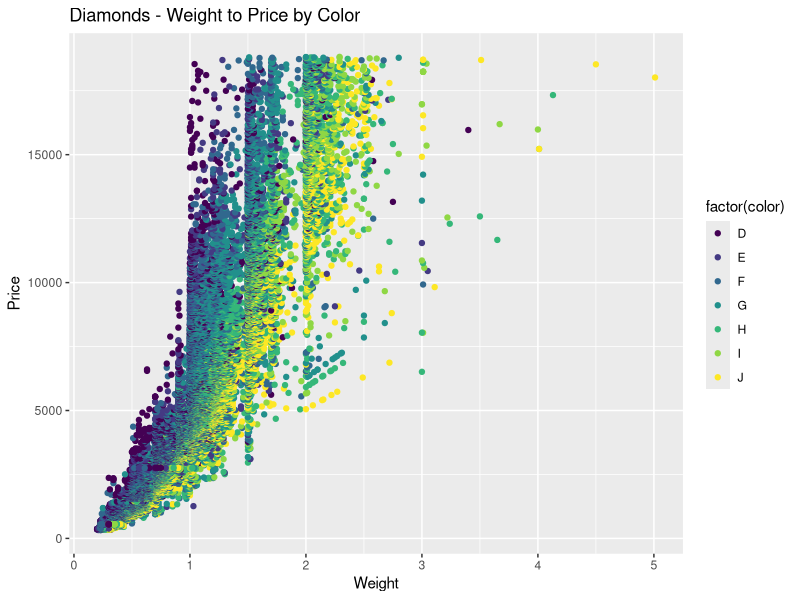
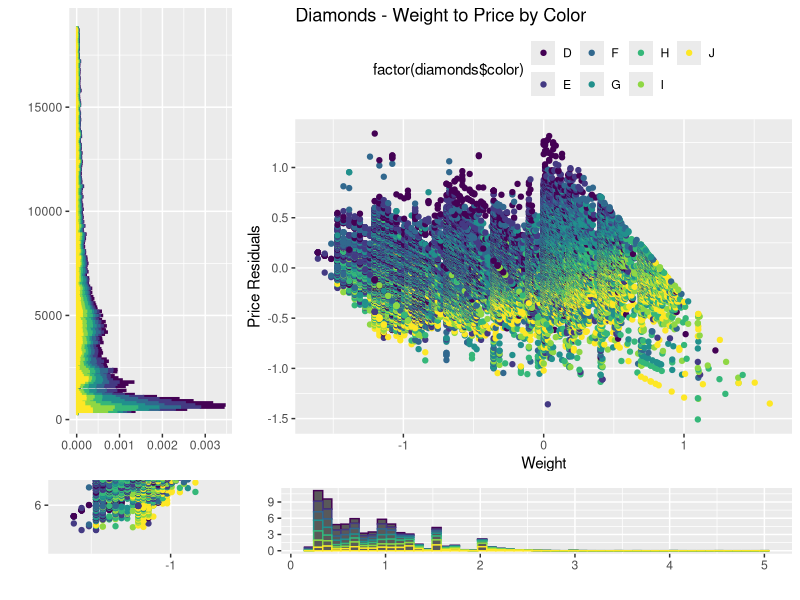

The R source for these figures, in order: (Note: this script raises an error after producing the figures.)
#Homework 6

#Part 1

#in numbers 3 and 4, individual plots are #commented out. the render together in the pushViewport chunks, but all coding
#for these items should be run together as a chunk.

#1. #weight to price by color
require(ggplot2) #using ggplot as required
require(grid) #will need grid later
data(diamonds) #dataframe is diamonds
carat_prc_scatter <- ggplot(diamonds, aes(x=carat, y=price))
carat_prc_scatter_1 <- carat_prc_scatter + geom_point(aes(color = factor(color))) + labs(title="Diamonds - Weight to Price by Color") + #designates scatterplot and creates title
  labs(x="Weight", y="Price") # this defines text of labels
print(carat_prc_scatter_1) #renders plot

#2. #remove non-linearity and replot. eg. take natural log of both variables.
e=2.718281 #natural logs use base e, which is a mathematical constant
carat_log <- log(diamonds$carat, base = e) #takes natural log of variable carat
price_log <- log(diamonds$price, base = e) #takes natural log of variable price
logged_variables <- data.frame(carat_log, price_log, diamonds$color) #create new data frame using logged variables, factor still color, so pull color from diamonds dataframe
carat_prc_log <- ggplot(logged_variables, aes(x=carat_log, y=price_log))
carat_prc_log_1 <- carat_prc_log + geom_point(aes(color = factor(diamonds$color))) + labs(title="Diamonds - Weight to Price by Color") + #changes title
  labs(x="Weight", y="Price", factor="Color") # this defines text of labels #factor label still includes 'diamonds$'
print(carat_prc_log_1) #renders plot

#3. #place on same page using grid
require(ggplot2)
require(grid)
resids <- resid(lm(price_log ~ carat_log, data = logged_variables)) #regresses natural logs of carat and price found in #2, then calculates residuals
pricebycarat <- data.frame(carat_log, price_log, diamonds$color, resids) #creates dataframe for scatterplot
pricebycarat_1 <- ggplot(pricebycarat, aes(carat_log, resids)) 
scattered_resids <- pricebycarat_1 + geom_point(aes(color = factor(diamonds$color))) + labs(title="Diamonds - Weight to Price by Color") + labs(x="Weight", y="Price Residuals") + 
  theme(legend.position = "top") #moves legend across the top
#print(scattered_resids) #renders plot

#creates density histogram for carat
xdensity <- data.frame(diamonds$carat, diamonds$color) #extracting data frame and putting it in a variable
bin50 <- (max(xdensity[[1]])-min(xdensity[[1]]))/50  #bin50 is a variable assigning range divided by 50 from column 1. this gives us width of bin
Test_Plot <- ggplot(xdensity, aes(x=xdensity[[1]], color = diamonds$color,)) #mapping variable to x axis
Test_Plot <- Test_Plot + aes(y=..density..) +
  geom_histogram(binwidth = bin50) + labs(x="", y="") + #telling R what binwidth we want, no labels
  theme(legend.position = "none") #removes legend,
#print(Test_Plot)

#creates density histogram for price #need it to flip the other way
ydensity <- data.frame(diamonds$price, diamonds$color) #extracting data frame and putting it in a variable

## Prof G: Test_Frame is not defined
#Test_Plot_2 <- ggplot(Test_Frame, aes(x=ydensity[[1]]), color = diamonds$color) #mapping variable to x axis
## Prof G: Try to fix it.
Test_Plot_2 <- ggplot(ydensity, aes(x=ydensity[[1]]), color = diamonds$color) #mapping variable to x axis


Test_Plot_2 <- Test_Plot_2 + geom_histogram(binwidth = 100) + aes(y=..density.., fill = factor(diamonds$color), color = factor(diamonds$color)) + #bin width of 100 should get close to plot in hw assignment
  coord_flip() +  labs(x="", y="") + theme(legend.position = "none") #rotates plot, but not the direction I want. No labels. Also eliminates legend 
#print(Test_Plot_2)

#puts the three together. maps specific items to specific cells
pushViewport(viewport(layout = grid.layout(10, 10))) #creates grid matrix of ten rows and ten columns
vplayout <- function(x,y) viewport(layout.pos.row =x, layout.pos.col = y) #creates a function that will allow mapping plots to specific cells
 print(Test_Plot_2, vp= vplayout(1:8,1:3)) #scaling each plot to specific cells
 print(scattered_resids, vp = vplayout(1:8, 4:10))
 print(Test_Plot, vp = vplayout(9:10,4:10))
##need to fix y labels so that "diamonds$" separates from "color"

#4. OVERLAY THESE ITEMS USING GRID.
require(ggplot2)
require(grid)
resids <- resid(lm(price_log ~ carat_log, data = logged_variables)) #regresses natural logs of carat and price found in #2, then calculates residuals
pricebycarat <- data.frame(carat_log, price_log, diamonds$color, resids) #creates dataframe for scatterplot
pricebycarat_1 <- ggplot(pricebycarat, aes(carat_log, resids)) 
scattered_resids <- pricebycarat_1 + geom_point(aes(color = factor(diamonds$color))) + theme(legend.postion = "top") + labs(title="Diamonds - Weight to Price by Color") + labs(x="Weight", y="Price Residuals")
#print(scattered_resids) 
 

xdensity <- data.frame(diamonds$carat, diamonds$color) #extracting data frame and putting it in a variable
bin50 <- (max(xdensity[[1]])-min(xdensity[[1]]))/50  #bin50 is a variable assigning range divided by 50 from column 1. this gives us width of bin
Test_Plot <- ggplot(xdensity, aes(x=xdensity[[1]], color = diamonds$color,)) #mapping variable to x axis
Test_Plot <- Test_Plot + aes(y=..density..) + #makes plot a density plot
  geom_histogram(binwidth = bin50) + labs(x="", y="") + #telling R what binwidth we want
  theme(legend.position = "none") #removing legend for this plot
#print(Test_Plot)
 
 
ydensity <- data.frame(diamonds$price, diamonds$color) #extracting data frame and putting it in a variable
Test_Plot_2 <- ggplot(Test_Frame, aes(x=ydensity[[1]]), color = diamonds$color) #mapping variable to x axis
Test_Plot_2 <- Test_Plot_2 + geom_histogram(binwidth = 100) + aes(y=..density.., fill = factor(diamonds$color), color = factor(diamonds$color)) +
  labs(x="", y="") + # no labels
  theme(legend.position = "none") #removing legend from this plot
#print(Test_Plot_2)
 
#putting individual plots together
pushViewport(viewport(layout = grid.layout(6,6))) #creates grid matrix of six rows and six columns
vplayout <- function(x,y) viewport(layout.pos.row =x, layout.pos.col = y) #creates a function that will allows mapping plots to specific cells
print(scattered_resids, vp = vplayout(1:6, 1:6))
print(Test_Plot_2, vp= vplayout(6, 1:2))
print(Test_Plot, vp = vplayout(2, 5:6)) #using similar approach to #3, but assigning to cells occupied by other plots

